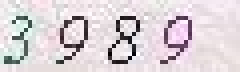
#> input picture CertificationOAuth2/verifycode.jpg, 60 x 18 px (shown 4 times larger)
$ python DealAuthCode.py
#> lines starting #> are read from the running program, lines starting #| are printed output that depends on the picture; after the words box and inside, x2 and y2 are one past the last pixel; in counts of white or black regions, pixels touching at a corner belong together
import pytesseract
from PIL import Image

img = Image.open("verifycode.jpg")
#> img is the input picture: PIL image 60x18 RGB; mean R, G, B 218.2, 209.4, 213.8
tmpImage = img.convert('L')

threshold = 140
table = []
for i in range(256):
    if i < threshold:
        table.append(0)
    else:
        table.append(1)

out = tmpImage.point(table, '1')
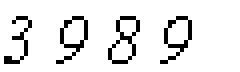
#> out: PIL image 60x18 1 (shown 4 times larger); 90.3% white; black in thin lines or dots, all inside (x1, y1, x2, y2) = (1, 4, 48, 16)
out.show()

#> (the run stopped early here; a loop or call above may not have finished)
